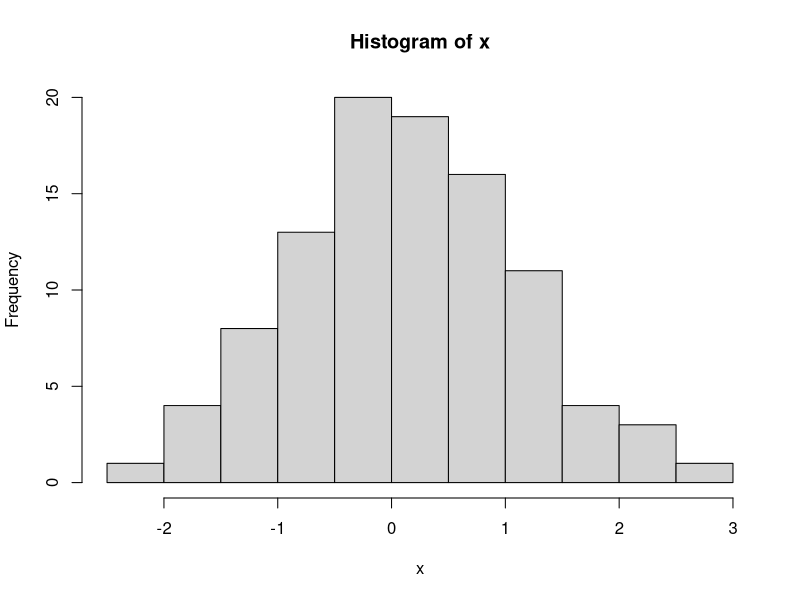

R code for this plot:
## ---- chunk 1
x <- rnorm(100)
mean(x)
hist(x)
## ---- chunk 2
time <- format(Sys.time(), "%a %b %d %X %Y")
rand <- rnorm(1)
## ---- chunk 3
library(datasets)
data(airquality)
fit <- lm(Ozone ~ Wind + Temp + Solar.R, data = airquality)
## ---- chunk 4
library(xtable)
xt <- xtable(summary(fit))
print(xt, type = "html")
